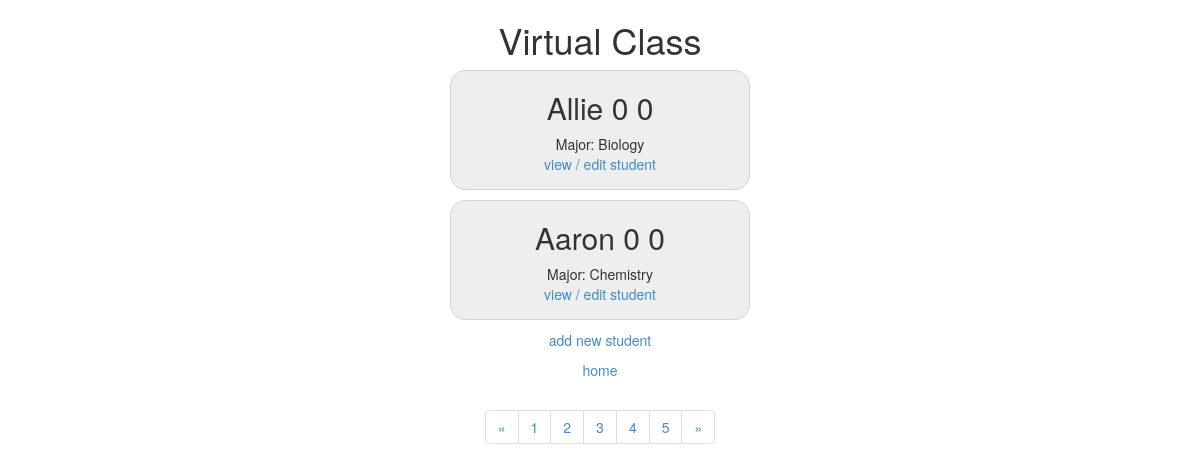
The page /index.php/student on the database as committed earlier.
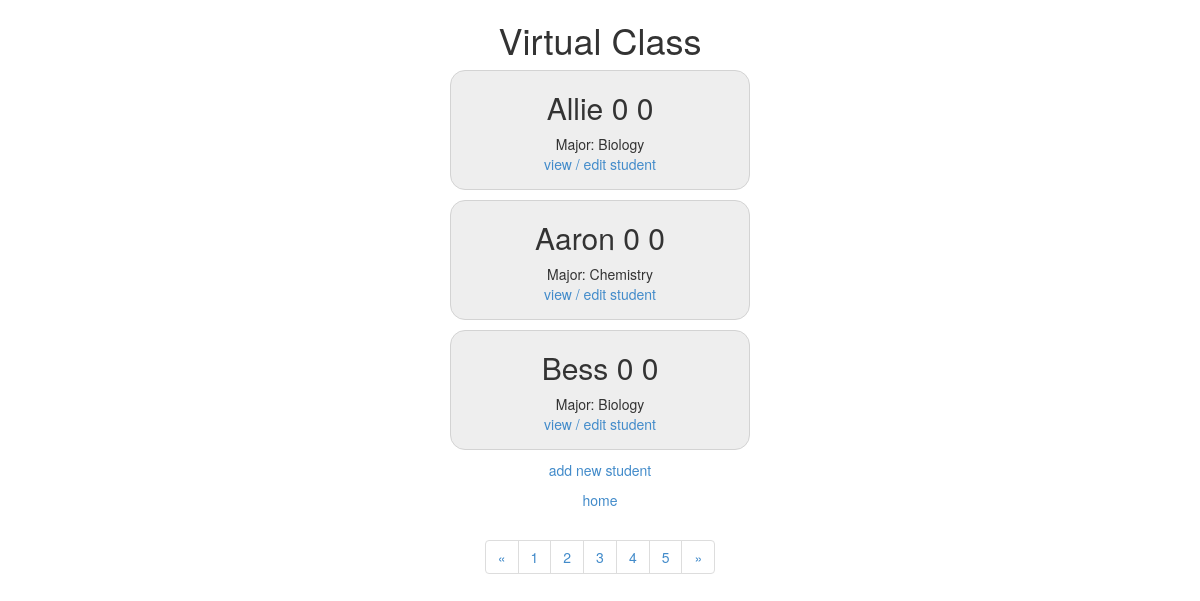
The same page on the database as committed later.
### tables this page shows
CREATE TABLE `student` (
  `id` int(11) NOT NULL AUTO_INCREMENT,
  `firstname` varchar(128) NOT NULL,
  `middlename` varchar(128) DEFAULT NULL,
  `lastname` varchar(128) NOT NULL,
  `dob` datetime DEFAULT NULL,
  `major_id` int(11) DEFAULT NULL,
  PRIMARY KEY (`id`),
  KEY `major_id` (`major_id`),
  CONSTRAINT `student_ibfk_1` FOREIGN KEY (`major_id`) REFERENCES `dept` (`id`) ON DELETE CASCADE
);

### application/controllers/student.php (called while the page is built, shortened)
<?php
class Student extends CI_Controller {
	public function __construct()
	{
		$this->load->model('student_model');
		$this->load->model('dept_model');
		$this->load->model('enrollment_model');
	}
	public function index()
	{
		$data['students'] = $this->student_model->get_students();
		$data['title'] = 'students list';
		$data['pagenum'] = 1;
		$this->load->view('templates/header', $data);
		$this->load->view('student/page', $data);
		$this->load->view('templates/footer');
	}
}

### index.php (called while the page is built, shortened)
<?php
require_once BASEPATH.'core/CodeIgniter.php';

### application/models/student_model.php (called while the page is built, shortened)
<?php
class Student_model extends CI_Model {
	public function get_students($id=FALSE,$pagenum=1)
	{
		if ($id === FALSE)
		{
			$query = $this->db->get('student',20,20*($pagenum-1));
			$results = $query->result_array();
			for ($i = 0; $i < count($results); ++$i) {
			    $id = $results[$i]['major_id'];
			    $this->db->select('name');
			    $this->db->where('id', $id);
			    $q = $this->db->get('dept');
			    foreach ($q->result() as $row)
			    {
			         $dept_name = $row->name;
			    }
			    $results[$i]['dept_name'] = $dept_name;
			}
			return $results;
		}
		$query = $this->db->get_where('student', array('id' => $id));
		$row = $query->row_array();
		$major_id = $row['major_id'];
		$this->db->select('name');
		$this->db->where('id', $major_id);
		$q = $this->db->get('dept');
		$dept_name = $q->row()->name;
		$row['dept_name'] = $dept_name;
		return $row;
	}
}

### application/views/student/page.php (the view)
<div id="wrap">
	<ul class ="students">
		<?php foreach ($students as $student_item): ?>
		<li>
		    <h2><?php echo $student_item['firstname'].' '.$student_item['middlename'].' '.$student_item['lastname'] ?></h2>
		    <div class="main">
		    	<?php echo "Major:" ?>
		        <?php echo $student_item['dept_name'] ?>
		    </div>
		    <p><a href="<?php echo base_url();?>index.php/student/view/<?php echo $student_item['id'] ?>">view / edit student </a></p>
		</li>
		<?php endforeach ?>
	</ul>
	<p><a href="<?php echo base_url();?>index.php/student/create">add new student </a></p>
	<p><a href="<?php echo base_url();?>index.php/">home</a> </p>
	<ul class="pagination">
	  <li><a href="<?php echo base_url();?>index.php/student/page/<?php echo max(1, $pagenum-1)?>">&laquo;</a></li>
	  <li><a href="<?php echo base_url();?>index.php/student/page/1">1</a></li>
	  <li><a href="<?php echo base_url();?>index.php/student/page/2">2</a></li>
	  <li><a href="<?php echo base_url();?>index.php/student/page/3">3</a></li>
	  <li><a href="<?php echo base_url();?>index.php/student/page/4">4</a></li>
	  <li><a href="<?php echo base_url();?>index.php/student/page/5">5</a></li>
	  <li><a href="<?php echo base_url();?>index.php/student/page/<?php echo $pagenum+1?>">&raquo;</a></li>
	</ul>
</div>

Rows that differ between the two databases and show on the page:
added student: firstname "Bess", middlename "0", lastname "0", dept_name "Biology"
